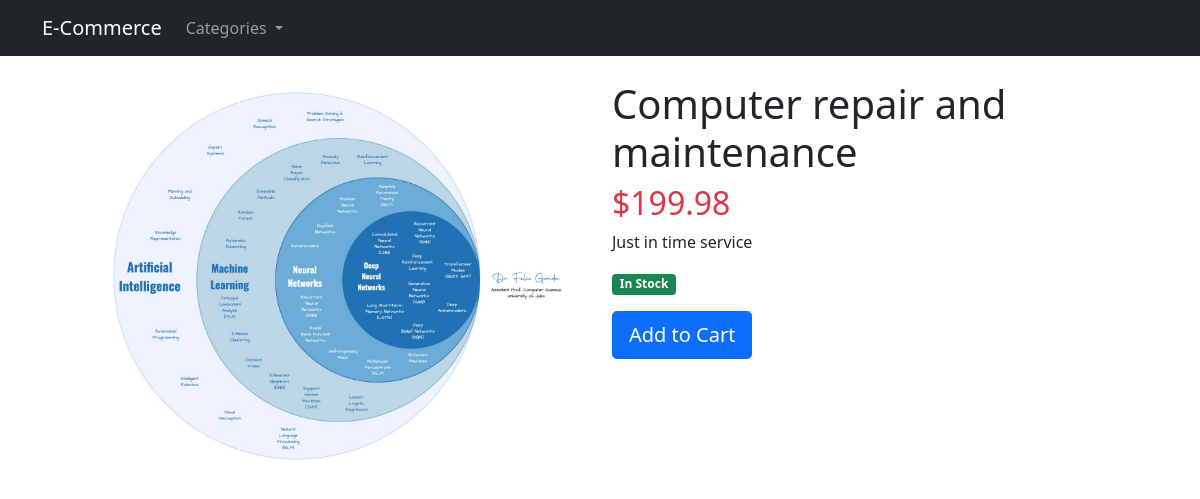
/5/computer-repair-and-maintenance/, run on the app's committed database.
### store/models.py (models this page shows, shortened)
class Product(models.Model):
    category = models.ForeignKey(Category, related_name='products', on_delete=models.CASCADE)
    title = models.CharField(max_length=150)
    slug = models.SlugField(max_length=150, unique=True)
    description = models.TextField()
    image = models.ImageField(upload_to='products/', default='products/default.png')
    price = models.DecimalField(max_digits=10, decimal_places=2)
    available = models.BooleanField(default=True)
    created = models.DateTimeField(auto_now_add=True)
    updated = models.DateTimeField(auto_now=True)
    class Meta:
        ordering = ('-created',)

### store/views.py (the view)
# urls.py: path('<int:id>/<slug:slug>/', views.product_detail, name='product_detail'),
def product_detail(request, id, slug):
    product = get_object_or_404(Product, id=id, slug=slug, available=True)
    categories = Category.objects.all()
    return render(request, 'store/product/detail.html', {'product': product, 'categories': categories})

### store/models.py (called while the page is built)
    def get_absolute_url(self):
        return reverse('store:product_list_by_category', args=[self.slug])

### store/templates/store/product/detail.html (shortened to what this page needs)
{% extends "store/base.html" %}
{% block content %}
    <div class="row">
        <div class="col-md-6">
            <img src="{{ product.image.url }}" class="img-fluid" alt="{{ product.title }}">
        </div>
        <div class="col-md-6">
            <h1>{{ product.title }}</h1>
            <h2 class="text-danger">${{ product.price }}</h2>
            <p>{{ product.description }}</p>
            <p>
                {% if product.available %}
                    <span class="badge bg-success">In Stock</span>
                {% else %}
                    <span class="badge bg-danger">Out of Stock</span>
                {% endif %}
            </p>
            <button class="btn btn-primary btn-lg">Add to Cart</button>
        </div>
    </div>
{% endblock %}

### data on the page
Product: image (picture), title "Computer repair and maintenance", price "199.98", description "Just in time service"
